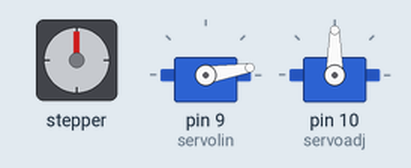
Recording of a sketch running on a simulated Arduino Uno, built with avr-gcc and run on an emulated ATmega328P. Parts: stepper motor, 2 × servo. Wiring (inferred from the names in the program): stepper motor driver (200 steps per turn assumed): step pin 5; direction pin 2.

Above: at 0.15 s.
At 9.74 s:
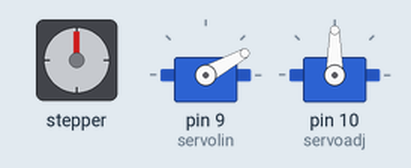
At 19.2 s:
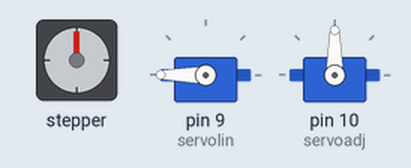
At 36.9 s:
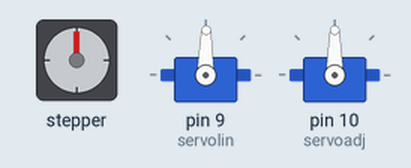
Timing chart, 0 to 40.0 s (numbered marks = the images above):
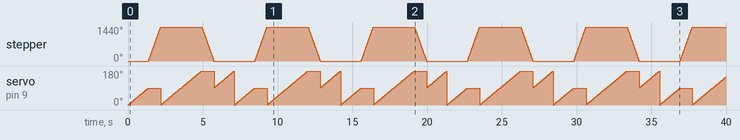

Measured:
- by itself, stepper: turns 1440° clockwise in 0.80 s, then 1440° counter-clockwise in 0.79 s, repeating every 7.1 s

The sketch:

stepper_epicure.ino
```cpp
#include <Servo.h>
const int stepPin = 5;
const int dirPin = 2;
//const int enPin = 8;

Servo servolin;
Servo servoadj;

int poslin = 0;
int posadj = 0;

void setup() {
  pinMode(stepPin,OUTPUT);
  pinMode(dirPin,OUTPUT);
  //pinMode(enPin,OUTPUT);
  //digitalWrite(enPin,LOW);
  servolin.attach(9);
  servoadj.attach(10);
}

void loop() {
  for (poslin=0; poslin <= 90; poslin += 1) {
      servolin.write(poslin);
      delay(15);
      }
  digitalWrite(dirPin,HIGH); // Enables the motor to move in a particular direction
      for(int x = 0; x < 800; x++) {
        digitalWrite(stepPin,HIGH);
        delayMicroseconds(500);
        digitalWrite(stepPin,LOW);
        delayMicroseconds(500);
      }
      delay(5);
  for (posadj=0; posadj <= 90; posadj += 1) {
      servolin.write(posadj);
      delay(15);
      }
  for (poslin=90; poslin <= 180; poslin += 1) {
      servolin.write(poslin);
      delay(15);
      }
  digitalWrite(dirPin,LOW); // Enables the motor to move in a particular direction
      for(int x = 0; x < 800; x++) {
        digitalWrite(stepPin,HIGH);
        delayMicroseconds(500);
        digitalWrite(stepPin,LOW);
        delayMicroseconds(500);
      }
      delay(5);
  for (posadj=90; posadj <= 180; posadj += 1) {
      servolin.write(posadj);
      delay(15);
      }

}
```
